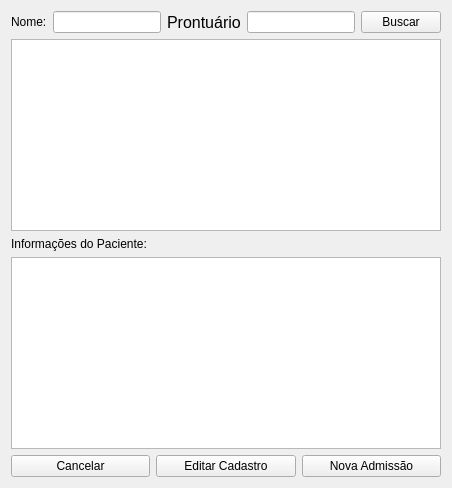
         <widget class="QWidget" name="tab_buscaPaciente_2">
          <attribute name="title">
           <string>Busca de Paciente</string>
          </attribute>
          <layout class="QGridLayout" name="gridLayout_23">
           <item row="0" column="0">
            <layout class="QHBoxLayout" name="horizontalLayout_120">
             <item>
              <widget class="QLabel" name="label_nomeP_6">
               <property name="text">
                <string>Nome:</string>
               </property>
               <property name="buddy">
                <cstring>lineEdit_buscaP_2</cstring>
               </property>
              </widget>
             </item>
             <item>
              <widget class="QLineEdit" name="lineEdit_buscaP_4">
               <property name="enabled">
                <bool>true</bool>
               </property>
              </widget>
             </item>
             <item>
              <widget class="QLabel" name="label_prontP_8">
               <property name="font">
                <font>
                 <pointsize>12</pointsize>
                </font>
               </property>
               <property name="text">
                <string>Prontuário</string>
               </property>
               <property name="buddy">
                <cstring>lineEdit_prontP_3</cstring>
               </property>
              </widget>
             </item>
             <item>
              <widget class="QLineEdit" name="lineEdit_prontP_9">
               <property name="enabled">
                <bool>true</bool>
               </property>
               <property name="sizePolicy">
                <sizepolicy hsizetype="Minimum" vsizetype="Minimum">
                 <horstretch>0</horstretch>
                 <verstretch>0</verstretch>
                </sizepolicy>
               </property>
              </widget>
             </item>
             <item>
              <widget class="QPushButton" name="pushButton_buscar_2">
               <property name="text">
                <string>Buscar</string>
               </property>
              </widget>
             </item>
            </layout>
           </item>
           <item row="1" column="0">
            <widget class="QListView" name="listView_listaPacientes_8"/>
           </item>
           <item row="2" column="0">
            <widget class="QLabel" name="label_infoPacientes_5">
             <property name="text">
              <string>Informações do Paciente:</string>
             </property>
             <property name="buddy">
              <cstring>textEdit_infoPacientes</cstring>
             </property>
            </widget>
           </item>
           <item row="3" column="0">
            <widget class="QTextEdit" name="textEdit_infoPacientes_2"/>
           </item>
           <item row="4" column="0">
            <layout class="QHBoxLayout" name="horizontalLayout_119">
             <item>
              <widget class="QPushButton" name="pushButton_cancelar_4">
               <property name="text">
                <string>Cancelar</string>
               </property>
              </widget>
             </item>
             <item>
              <widget class="QPushButton" name="pushButton_editarCad_2">
               <property name="text">
                <string>Editar Cadastro</string>
               </property>
              </widget>
             </item>
             <item>
              <widget class="QPushButton" name="pushButton_novaAdmissao_2">
               <property name="text">
                <string>Nova Admissão</string>
               </property>
              </widget>
             </item>
            </layout>
           </item>
          </layout>
         </widget>
